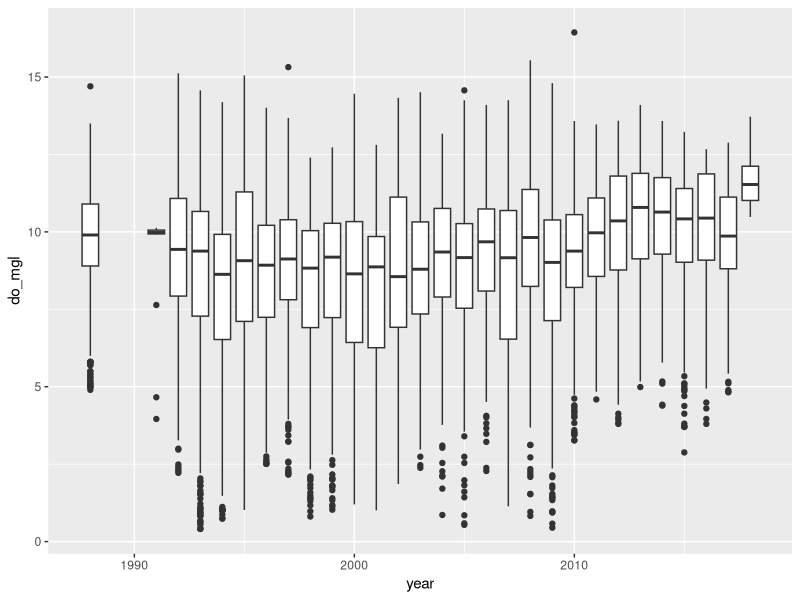
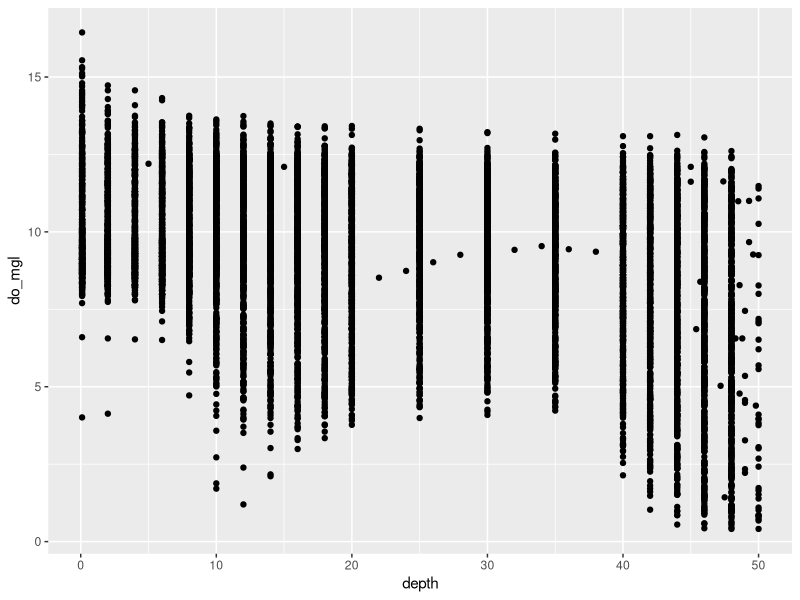
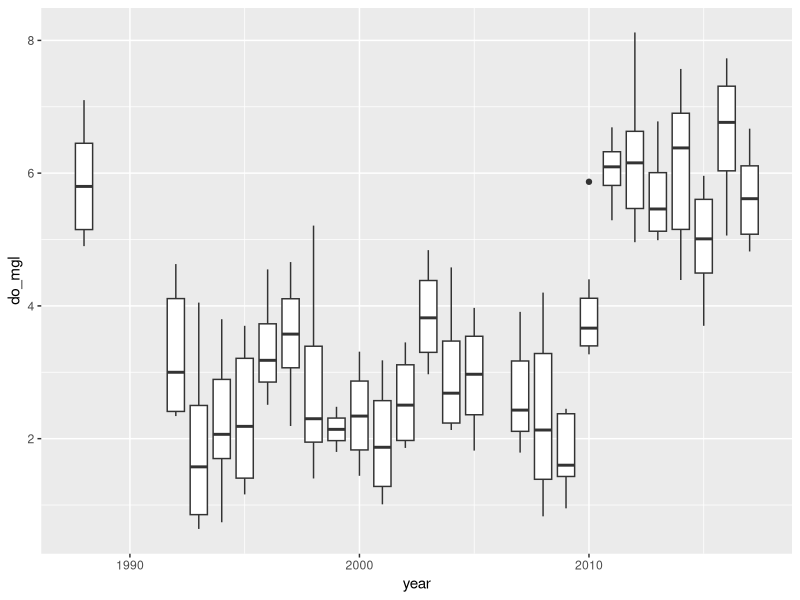
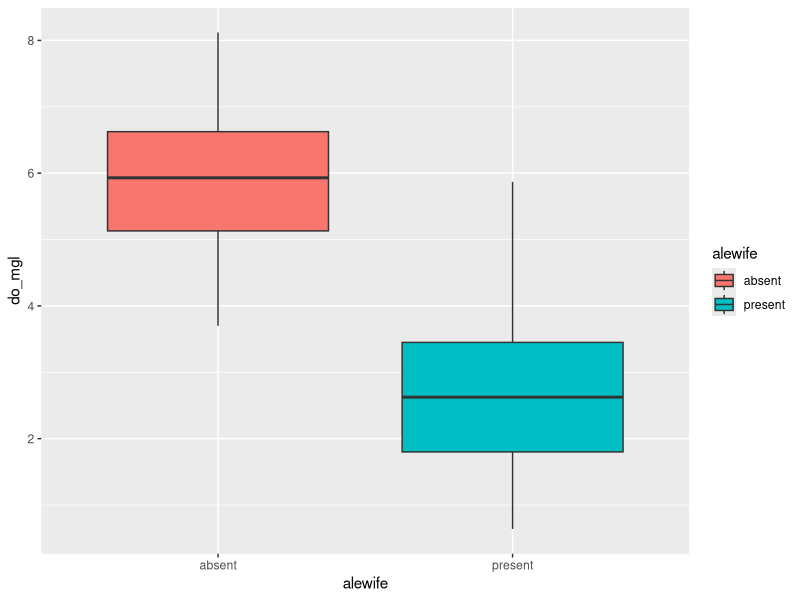
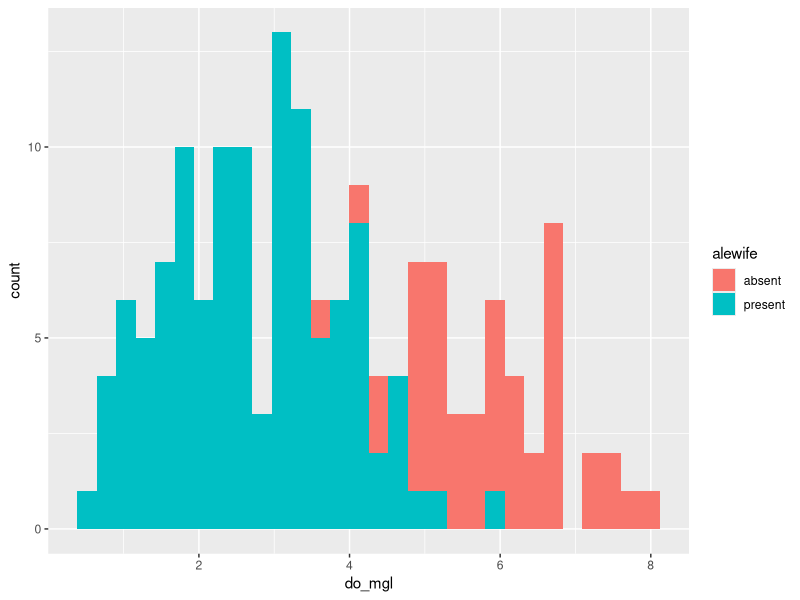
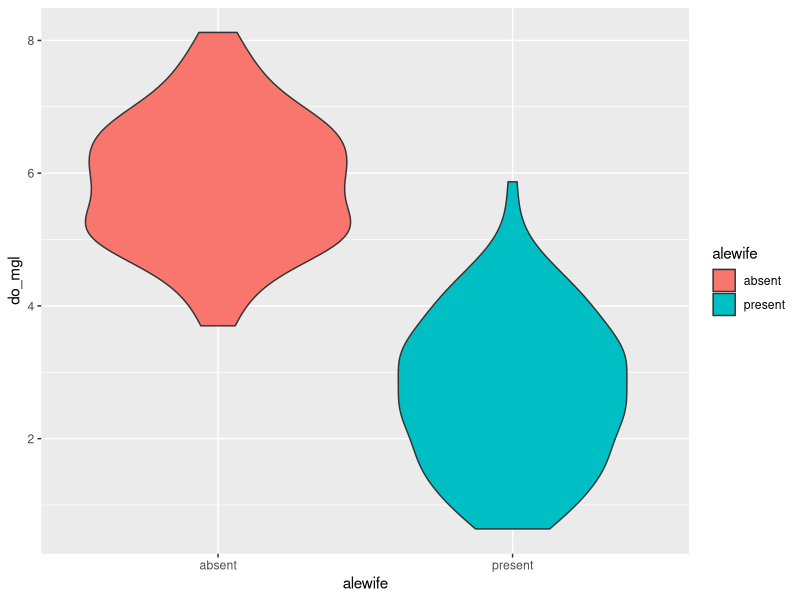
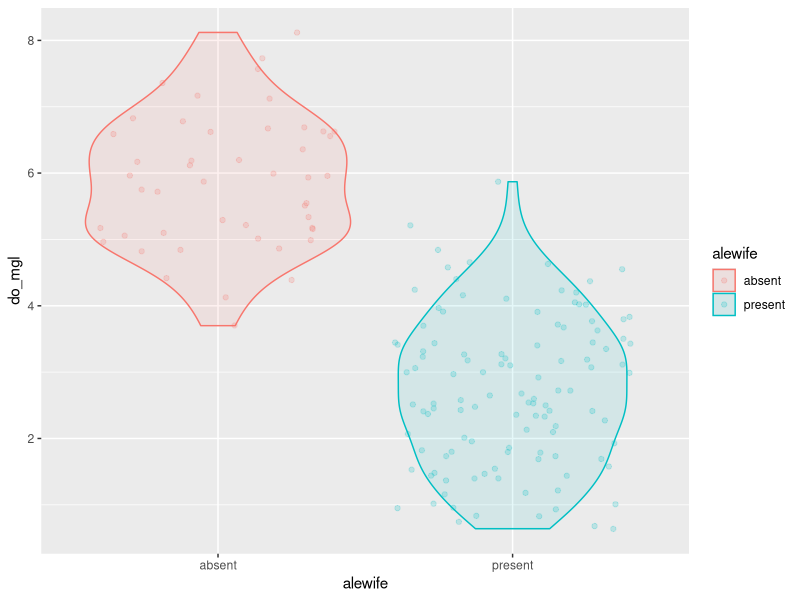
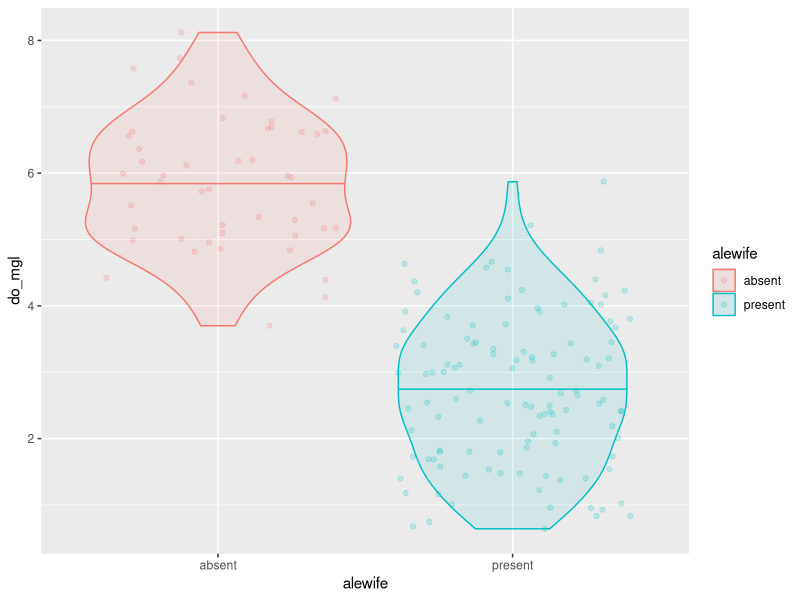

These charts were generated, in order, by the following R code:
## ---- child="_styles.Rmd"--------------------------------------------------

## ---- setup, include=FALSE-------------------------------------------------

options(width=80)

hook1 <- function(x){ gsub("```\n*```r*\n*", "", x) }
hook2 <- function(x){ gsub("```\n+```\n", "", x) }

knitr::knit_hooks$set(document = hook2)
knitr::opts_chunk$set(comment = NA)
knitr::opts_chunk$set(collapse = FALSE)
knitr::opts_chunk$set(warning = FALSE)
knitr::opts_chunk$set(message = FALSE)

knitr::knit_hooks$set(
  source = function(x, options) {
    hook.r = function(x, options) {
      fence <- "```"
      language = tolower(options$engine)
      if (language == 'node') language = 'javascript'
      if (!options$highlight) language = 'text'
      if(!is.null(options$foldcode)) {
      paste0('\n\n', "<details><summary>View code</summary>\n", fence, language, '\n', x, fence,  '\n\n', "</details>\n")
      } else {
              paste0('\n\n', fence, language, '\n', x, fence,  '\n\n')
      }
    }
    x = knitr:::hilight_source(x, 'markdown', options)
    hook.r(
      paste(c(
        x, 
        ''
      ), collapse = '\n'), 
      options
    )
  }
)



## ---- message=FALSE, warning = FALSE---------------------------------------
library(tidyverse)



## --------------------------------------------------------------------------
otsego <- read.csv(file = "data/physical.csv", header = TRUE)



## ---- eval = FALSE---------------------------------------------------------
## ls()
## 


## --------------------------------------------------------------------------
# Insert code for this here
# This is a reminder for me to have people
# do this, not a leftover reminder to put code here.
# Do it. I'll demonstrate, don't worry!



## ---- message = FALSE------------------------------------------------------
# This will do it all at once!
ann <- # Front-end object assignment
  otsego %>% # Pass otsego to the group_by function
  group_by(year) %>% # Group by year and pass to summarize
  summarize(avg = mean(do_mgl))


## ---- warning=FALSE, message=FALSE-----------------------------------------
tempdf <- group_by(otsego, year) # Create data frame to hold grouped data
ann <- summarize( tempdf, avg = mean(do_mgl) ) # Summarize mean do_mgl by year



## ---- message = FALSE------------------------------------------------------
ann <- # Front-end object assignment
  otsego %>% # Pass otsego to the group_by function
  group_by(year) %>% # Group by year and pass to summarize
  summarize(avg = mean(do_mgl, na.rm = TRUE))


## ---- eval=FALSE-----------------------------------------------------------
## which(is.na(...))


## ---- warning=FALSE, message=FALSE-----------------------------------------
bp <- ggplot(otsego, aes(x = year, y = do_mgl)) +
  geom_boxplot(aes(group = year))

print(bp)


## ---- warning=FALSE, message=FALSE-----------------------------------------
sp <- ggplot(otsego, aes(x = depth, y = do_mgl)) +
  geom_point()

print(sp)


## --------------------------------------------------------------------------
hypo <- # Front-end object assignment
  otsego %>% # Pass otsego to the subset function
  subset(depth > 40 & month == 10) # Select depths > 40 m in October


## ---- warning=FALSE, message=FALSE-----------------------------------------
ggplot(hypo, aes(x = year, y = do_mgl)) +
  geom_boxplot(mapping = aes(group = year))



## --------------------------------------------------------------------------
hypo <- hypo %>%
  subset(year > 1988)



## --------------------------------------------------------------------------
hypo$alewife <- "present"


## --------------------------------------------------------------------------
hypo$alewife[hypo$year > 2010] <- "absent"



## --------------------------------------------------------------------------
# Insert code for this here
# This is a reminder for me to have people
# do this, not a leftover reminder to put code here.
# Do it. I'll demonstrate, don't worry!



## ---- warning=FALSE, message=FALSE-----------------------------------------
ggplot(hypo, aes(x = alewife, y = do_mgl, fill = alewife)) +
  geom_boxplot()



## ---- warning=FALSE, message=FALSE-----------------------------------------
ggplot(hypo, aes(x = do_mgl, fill = alewife)) +
  geom_histogram()



## ---- warning=FALSE, message=FALSE-----------------------------------------
ggplot(hypo, aes(x = alewife, y = do_mgl, fill = alewife)) +
  geom_violin()



## ---- warning=FALSE, message=FALSE-----------------------------------------
ggplot(hypo, 
       aes(x = alewife, y = do_mgl, color = alewife, fill = alewife)) +
  geom_violin(alpha = 0.10) +
  geom_jitter(alpha = 0.20)



## ---- warning=FALSE, message=FALSE-----------------------------------------
ggplot(hypo, 
       aes(x = alewife, y = do_mgl, color = alewife, fill = alewife)) +
  geom_violin(alpha = 0.10, draw_quantiles = 0.50) +
  geom_jitter(alpha = 0.20)



## ---- warning=FALSE, message=FALSE-----------------------------------------
ggplot(hypo, 
       aes(x = alewife, y = do_mgl, color = alewife, fill = alewife)) +
  geom_violin(alpha = 0.10, draw_quantiles = 0.50) +
  geom_jitter(alpha = 0.20) +
  scale_x_discrete(labels = c("Absent", "Present")) +
  xlab("Alewife presence or absence") +
  ylab("Dissolved oxygen (mg/l)") +
  labs(fill = "Alewife", color = "Alewife") +
  theme(axis.title.x = element_text(vjust = -1),
        axis.title.y = element_text(vjust = 3)
        )



## ---- warning=FALSE, message=FALSE-----------------------------------------
ggplot(hypo, 
       aes(x = alewife, y = do_mgl, color = alewife, fill = alewife)) +
  geom_violin(alpha = 0.10, draw_quantiles = 0.50) +
  geom_jitter(alpha = 0.20) +
  scale_x_discrete(labels = c("Absent", "Present")) +
  xlab("Alewife presence or absence") +
  ylab("Dissolved oxygen (mg/l)") +
  labs(fill = "Alewife", color = "Alewife") +
  theme_bw() +
  theme(axis.title.x = element_text(vjust = -1),
        axis.title.y = element_text(vjust = 3),
        panel.grid = element_blank()
        )



## ---- warning=FALSE, message=FALSE-----------------------------------------
ggplot(hypo, 
       aes(x = alewife, y = do_mgl, color = alewife, fill = alewife)) +
  geom_violin(alpha = 0.10, draw_quantiles = 0.50) +
  geom_jitter(alpha = 0.20) +
  scale_x_discrete(labels = c("Absent", "Present")) +
  scale_fill_manual(values = c("gray40", "black")) +
  scale_color_manual(values = c("gray40", "black")) +
  xlab("Alewife presence or absence") +
  ylab("Dissolved oxygen (mg/l)") +
  labs(fill = "Alewife", color = "Alewife") +
  theme_bw() +
  theme(axis.title.x = element_text(vjust = -1),
        axis.title.y = element_text(vjust = 3),
        panel.grid = element_blank()
        )



## ---- warning=FALSE, message=FALSE-----------------------------------------
ggplot(hypo, 
       aes(x = alewife, y = do_mgl, color = alewife, fill = alewife)) +
  geom_boxplot(alpha = 0.10, width = 0.3) +
  geom_jitter(alpha = 0.20, width = .1) +
  scale_x_discrete(labels = c("Absent", "Present")) +
  scale_fill_manual(values = c("gray40", "black")) +
  scale_color_manual(values = c("gray40", "black")) +
  xlab("Alewife presence or absence") +
  ylab("Dissolved oxygen (mg/l)") +
  labs(fill = "Alewife", color = "Alewife") +
  theme_bw() +
  theme(axis.title.x = element_text(vjust = -1),
        axis.title.y = element_text(vjust = 3),
        panel.grid = element_blank()
        )



## ---- warning=FALSE, message=FALSE-----------------------------------------
ggplot(hypo, 
       aes(x = do_mgl, color = alewife, fill = alewife)) +
  geom_histogram(alpha = 0.20) +
  scale_fill_manual(values = c("gray40", "black")) +
  scale_color_manual(values = c("gray40", "black")) +
  ylab("Frequency of observation") +
  xlab("Dissolved oxygen (mg/l)") +
  labs(fill = "Alewife", color = "Alewife") +
  theme_bw() +
  theme(axis.title.x = element_text(vjust = -1),
        axis.title.y = element_text(vjust = 3),
        panel.grid = element_blank()
        )



## ---- warning=FALSE, message=FALSE-----------------------------------------
ggplot(hypo, 
       aes(x = do_mgl, color = alewife, fill = alewife)) +
  geom_histogram(alpha = 0.20) +
  scale_fill_manual(values = c("gray40", "black")) +
  scale_color_manual(values = c("gray40", "black")) +
  ylab("Frequency of observation") +
  xlab("Dissolved oxygen (mg/l)") +
  labs(fill = "Alewife", color = "Alewife") +
  facet_wrap(~alewife) +
  theme_bw() +
  theme(axis.title.x = element_text(vjust = -1),
        axis.title.y = element_text(vjust = 3),
        panel.grid = element_blank()
        )


